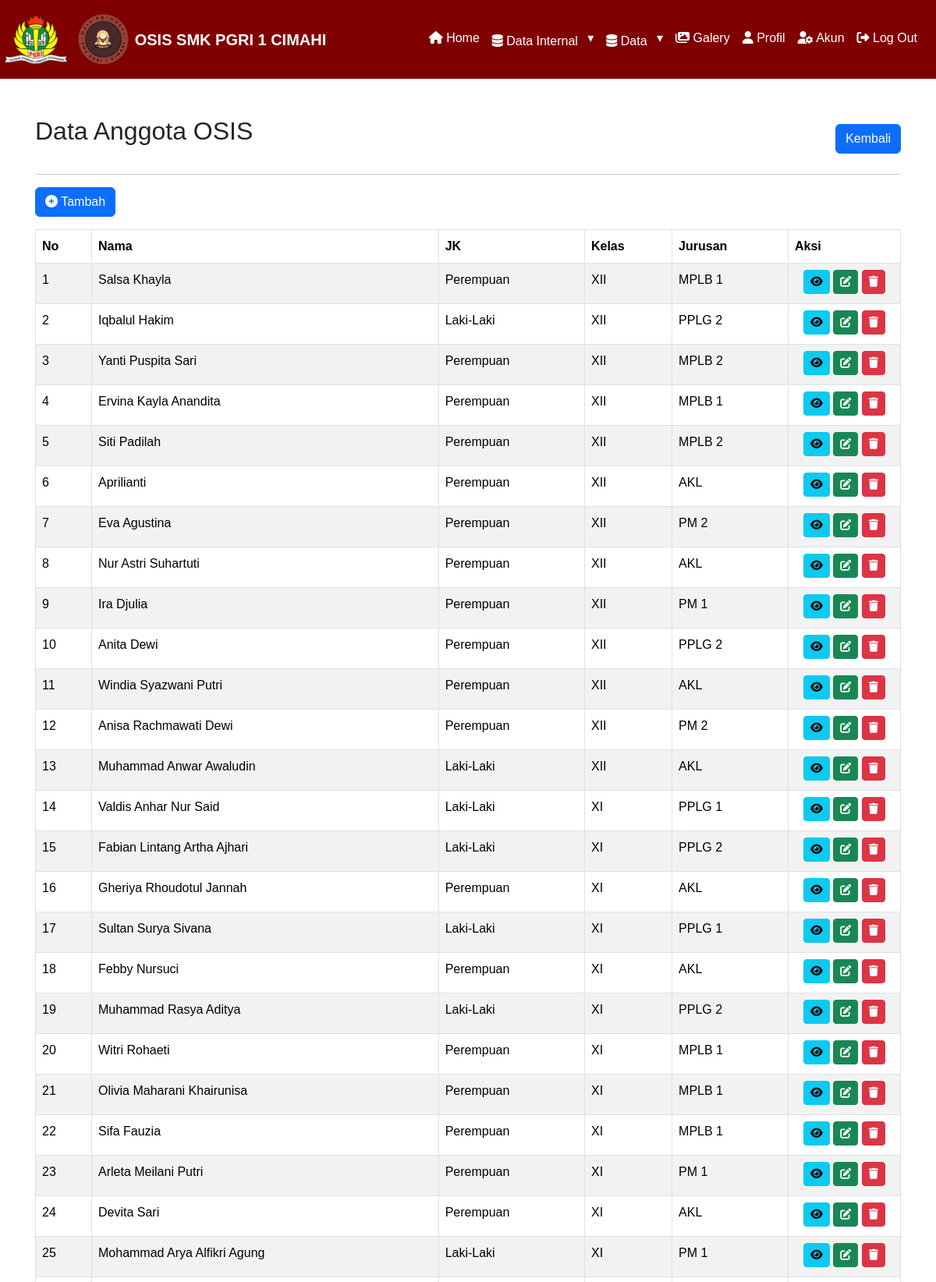
/admin/data-anggota-admin.php (signed in, upper part), run on the app's committed database.
### tables this page shows
CREATE TABLE `data_anggota` (
  `id_anggota` int(11) NOT NULL,
  `nama` varchar(100) NOT NULL,
  `jk` varchar(10) NOT NULL,
  `kelas` varchar(10) NOT NULL,
  `jurusan` varchar(30) NOT NULL,
  `alamat` text NOT NULL,
  `no_tlp` varchar(30) NOT NULL,
  `created_by` int(11) DEFAULT NULL,
  `created_at` datetime DEFAULT current_timestamp(),
  `updated_by` int(11) DEFAULT NULL,
  `updated_at` datetime DEFAULT current_timestamp() ON UPDATE current_timestamp()
);

### admin/data-anggota-admin.php (the view, shortened to what this page needs)
<?php
include '../layout/header.php';
include '../config/koneksi.php';
$result = mysqli_query($db, "
    SELECT da.*,
           ak1.nama AS dibuat_oleh,
           ak2.nama AS diubah_oleh
    FROM data_anggota da
    LEFT JOIN akun ak1 ON da.created_by = ak1.id_akun
    LEFT JOIN akun ak2 ON da.updated_by = ak2.id_akun
");
?>
<div class="content-wrapper">
    <div class="container mt-5 overflow-x-scroll">
        <div class="d-flex justify-content-between align-items-center">
            <h2>Data Anggota OSIS</h2>
            <a href="javascript:history.back()" class="btn btn-primary">Kembali</a>
        </div>
        <hr>
        <a class="btn btn-primary tambah-btn" data-bs-toggle="modal" data-bs-target="#modalTambah"><i class="fas fa-plus-circle"></i> Tambah</a>
        <table id="serverside" class="table table-bordered table-striped mt-3">
            <thead>
                <tr>
                    <th>No</th>
                    <th>Nama</th>
                    <th>JK</th>
                    <th>Kelas</th>
                    <th>Jurusan</th>
                    <th>Aksi</th>
                </tr>
            </thead>
            <tbody>
                <?php
                $no = 1;
                while ($row = mysqli_fetch_assoc($result)) :
                ?>
                    <tr>
                        <td><?= $no++; ?></td>
                        <td><?= htmlspecialchars($row['nama']); ?></td>
                        <td><?= htmlspecialchars($row['jk']); ?></td>
                        <td><?= htmlspecialchars($row['kelas']); ?></td>
                        <td><?= htmlspecialchars($row['jurusan']); ?></td>
                        <td width="144" class="text-center">
                            <a class="btn btn-info btn-sm mb-1" data-bs-toggle="modal" data-bs-target="#modalDetail<?= $row['id_anggota']; ?>">
                                <i class="fas fa-eye"></i>
                            </a>
                            <a class="btn btn-success btn-sm mb-1" data-bs-toggle="modal" data-bs-target="#modalUbah<?= $row['id_anggota']; ?>">
                                <li class="fas fa-edit"></li>
                            </a>
                            <a class="btn btn-danger btn-sm mb-1" data-bs-toggle="modal" data-bs-target="#modalHapus<?= $row['id_anggota']; ?>">
                                <li class="fas fa-trash"></li>
                            </a>
                        </td>
                    </tr>
                <?php endwhile; ?>
            </tbody>
        </table>
    </div>
</div>

### layout/header.php (style rules this page uses)
body { font-family: Arial, sans-serif; font-size: 16px; line-height: 1.6; margin: 0; padding: 0; box-sizing: border-box; }
.container { padding: 0 15px; margin: 0 auto; }
h2, h3 { margin-bottom: 20px; }

### admin/data-anggota-admin.php (style rules this page uses)
table { margin: 0px auto; }

### data on the page
data_anggota: nama "Salsa Khayla", jk "Perempuan", kelas "XII", jurusan "MPLB 1"
data_anggota: nama "Iqbalul Hakim", jk "Laki-Laki", kelas "XII", jurusan "PPLG 2"
data_anggota: nama "Yanti Puspita Sari", jk "Perempuan", kelas "XII", jurusan "MPLB 2"
data_anggota: nama "Ervina Kayla Anandita", jk "Perempuan", kelas "XII", jurusan "MPLB 1"
data_anggota: nama "Siti Padilah", jk "Perempuan", kelas "XII", jurusan "MPLB 2"
data_anggota: nama "Aprilianti", jk "Perempuan", kelas "XII", jurusan "AKL"
data_anggota: nama "Eva Agustina", jk "Perempuan", kelas "XII", jurusan "PM 2"
data_anggota: nama "Nur Astri Suhartuti", jk "Perempuan", kelas "XII", jurusan "AKL"
data_anggota: nama "Ira Djulia", jk "Perempuan", kelas "XII", jurusan "PM 1"
data_anggota: nama "Anita Dewi", jk "Perempuan", kelas "XII", jurusan "PPLG 2"
data_anggota: nama "Windia Syazwani Putri", jk "Perempuan", kelas "XII", jurusan "AKL"
data_anggota: nama "Anisa Rachmawati Dewi", jk "Perempuan", kelas "XII", jurusan "PM 2"
data_anggota: nama "Muhammad Anwar Awaludin", jk "Laki-Laki", kelas "XII", jurusan "AKL"
data_anggota: nama "Valdis Anhar Nur Said", jk "Laki-Laki", kelas "XI", jurusan "PPLG 1"
data_anggota: nama "Fabian Lintang Artha Ajhari", jk "Laki-Laki", kelas "XI", jurusan "PPLG 2"
data_anggota: nama "Gheriya Rhoudotul Jannah", jk "Perempuan", kelas "XI", jurusan "AKL"
data_anggota: nama "Sultan Surya Sivana", jk "Laki-Laki", kelas "XI", jurusan "PPLG 1"
data_anggota: nama "Febby Nursuci", jk "Perempuan", kelas "XI", jurusan "AKL"
data_anggota: nama "Muhammad Rasya Aditya", jk "Laki-Laki", kelas "XI", jurusan "PPLG 2"
data_anggota: nama "Witri Rohaeti", jk "Perempuan", kelas "XI", jurusan "MPLB 1"
data_anggota: nama "Olivia Maharani Khairunisa", jk "Perempuan", kelas "XI", jurusan "MPLB 1"
data_anggota: nama "Sifa Fauzia", jk "Perempuan", kelas "XI", jurusan "MPLB 1"
data_anggota: nama "Arleta Meilani Putri", jk "Perempuan", kelas "XI", jurusan "PM 1"
data_anggota: nama "Devita Sari", jk "Perempuan", kelas "XI", jurusan "AKL"
data_anggota: nama "Mohammad Arya Alfikri Agung", jk "Laki-Laki", kelas "XI", jurusan "PM 1"
